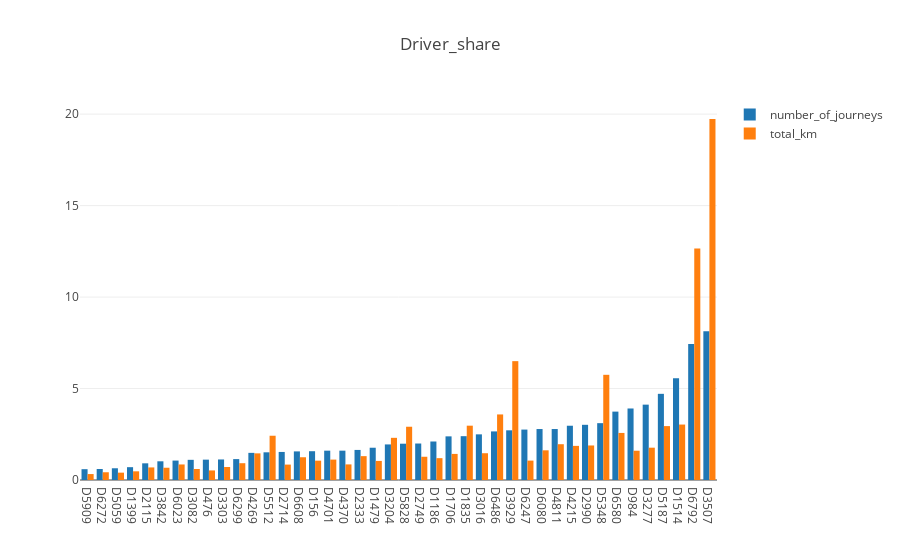

The cell this chart's notebook holds for it:
### Code cell
# Самый активный шофер D3507
trace0 = go.Bar(
    x=driver_df.index,
    y=driver_df.number_of_journeys,
    name='number_of_journeys',
    orientation = 'v'
)

trace1 = go.Bar(
    x=driver_df.index,
    y=driver_df.total_km,
    name='total_km',
    orientation = 'v'
)

data = [trace0, trace1]
layout = {'title': 'Driver_share'}

fig = go.Figure(data=data, layout=layout)

iplot(fig, show_link=False)

### Figure 1 — Plotly figure (JSON) as saved in the notebook; plotly's stock layout.template omitted (floating-point values rounded to 4 significant figures)
{"data": [{"name": "number_of_journeys", "orientation": "v", "type": "bar", "uid": "bdfeaa4a-d3db-11e8-bdd4-c82a1432c65e", "x": ["D5909", "D6272", "D5059", "D1399", "D2115", "D3842", "D6023", "D3082", "D476", "D3303", "D6299", "D4269", "D5512", "D2714", "D6608", "D156", "D4701", "D4370", "D2333", "D1479", "D3204", "D5828", "D2749", "D1186", "D1706", "D1835", "D3016", "D6486", "D3929", "D6247", "D6080", "D4811", "D4215", "D2990", "D5348", "D6580", "D984", "D3277", "D5187", "D1514", "D6792", "D3507"], "y": [0.5914, 0.6014, 0.6415, 0.7016, 0.9121, 1.022, 1.062, 1.103, 1.113, 1.123, 1.143, 1.483, 1.513, 1.534, 1.564, 1.574, 1.604, 1.604, 1.644, 1.764, 1.944, 1.985, 1.995, 2.105, 2.385, 2.396, 2.496, 2.656, 2.716, 2.756, 2.786, 2.786, 2.967, 3.017, 3.107, 3.739, 3.909, 4.119, 4.711, 5.563, 7.437, 8.129]}, {"name": "total_km", "orientation": "v", "type": "bar", "uid": "bdfeadb0-d3db-11e8-9c88-c82a1432c65e", "x": ["D5909", "D6272", "D5059", "D1399", "D2115", "D3842", "D6023", "D3082", "D476", "D3303", "D6299", "D4269", "D5512", "D2714", "D6608", "D156", "D4701", "D4370", "D2333", "D1479", "D3204", "D5828", "D2749", "D1186", "D1706", "D1835", "D3016", "D6486", "D3929", "D6247", "D6080", "D4811", "D4215", "D2990", "D5348", "D6580", "D984", "D3277", "D5187", "D1514", "D6792", "D3507"], "y": [0.3245, 0.4231, 0.402, 0.4748, 0.687, 0.6707, 0.8493, 0.6004, 0.523, 0.7118, 0.9187, 1.456, 2.42, 0.8422, 1.244, 1.057, 1.115, 0.8529, 1.304, 1.043, 2.305, 2.912, 1.27, 1.194, 1.426, 2.969, 1.463, 3.584, 6.497, 1.06, 1.623, 1.957, 1.865, 1.888, 5.751, 2.573, 1.601, 1.766, 2.947, 3.031, 12.66, 19.73]}], "layout": {"title": "Driver_share"}}
